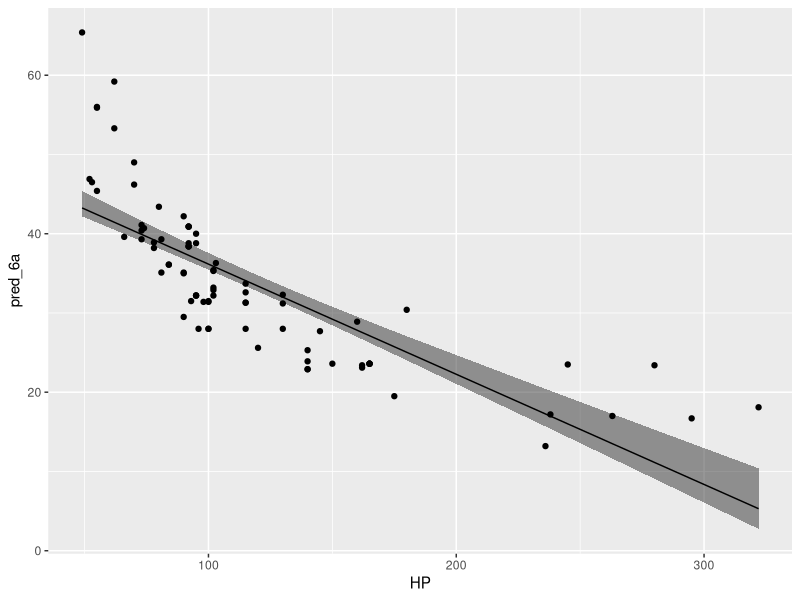
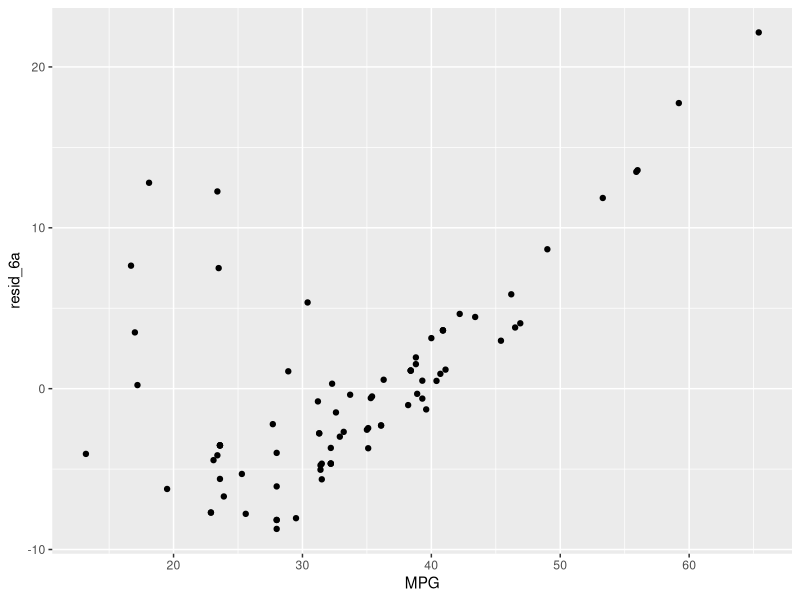
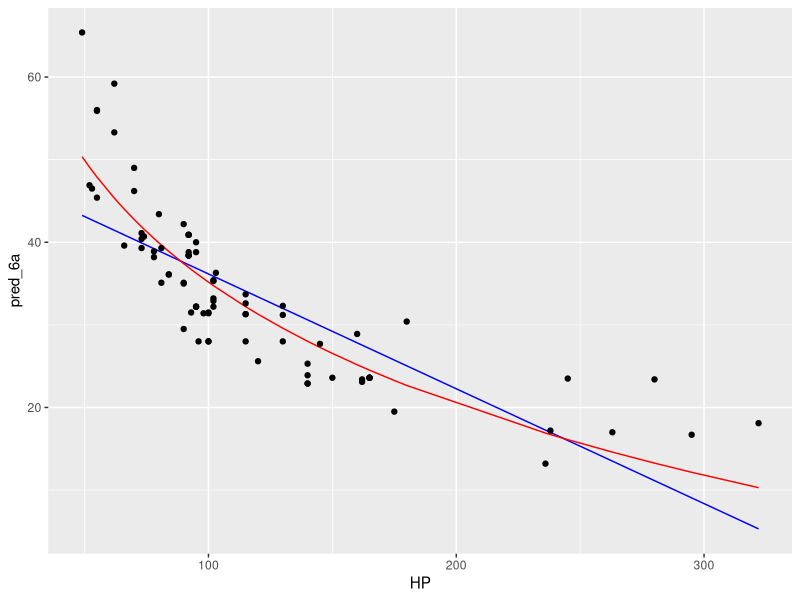
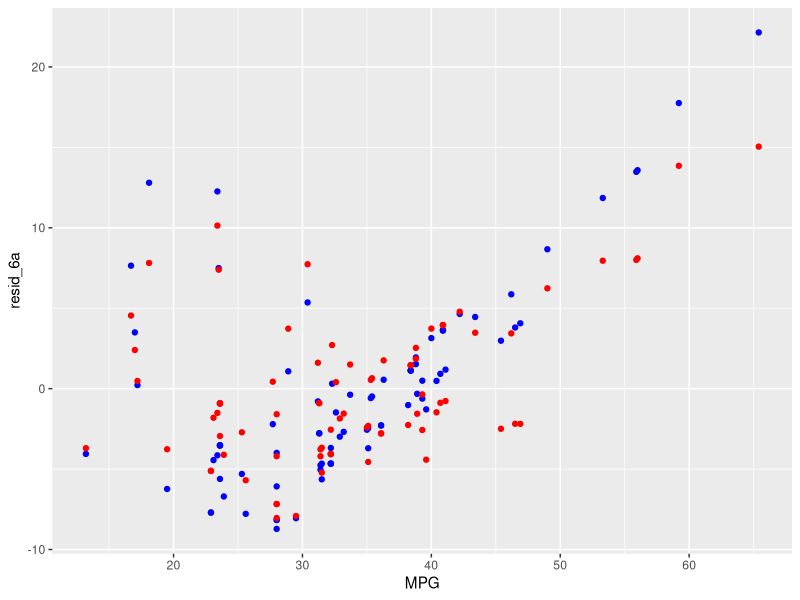
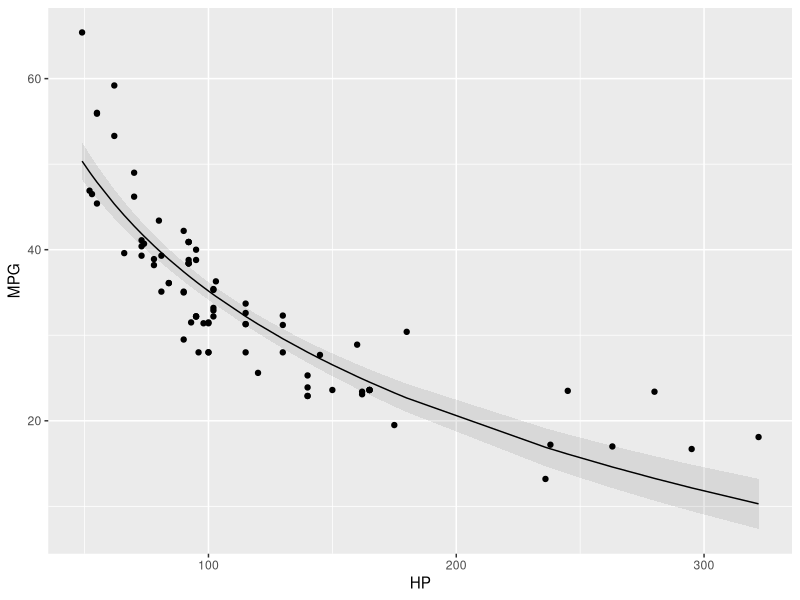
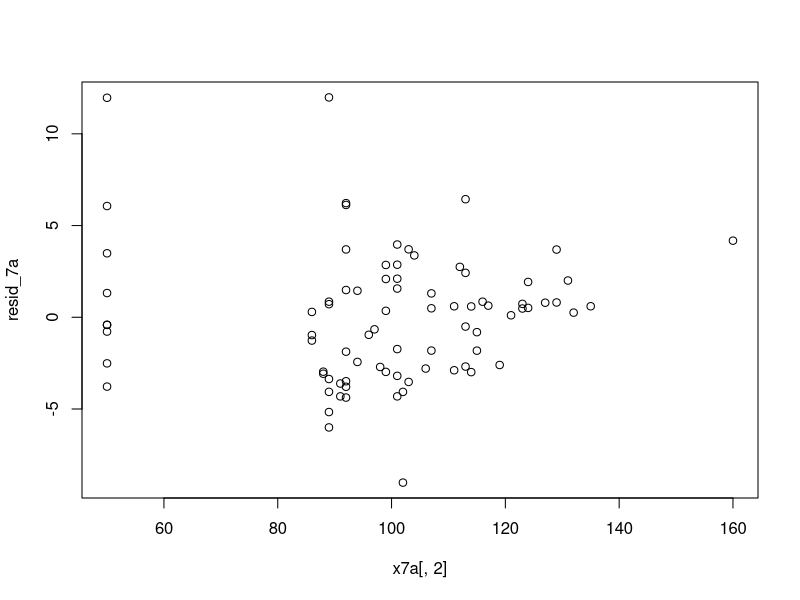
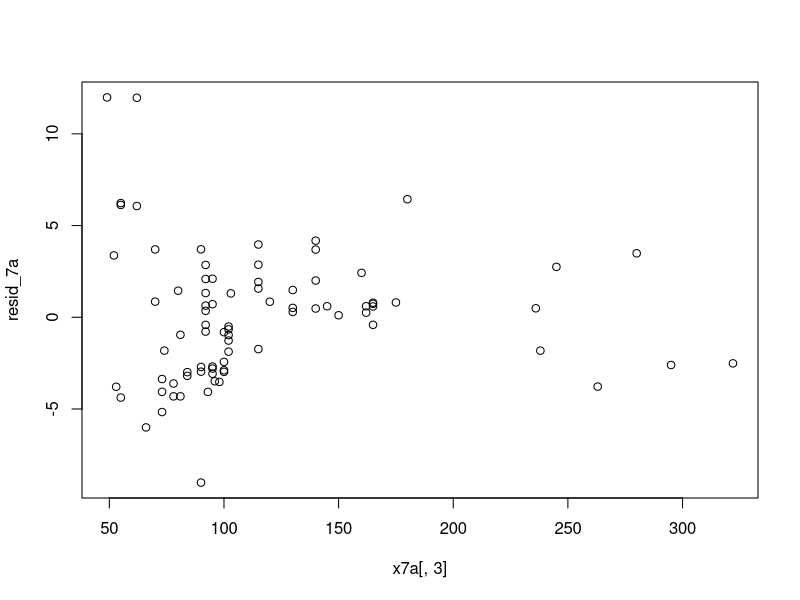
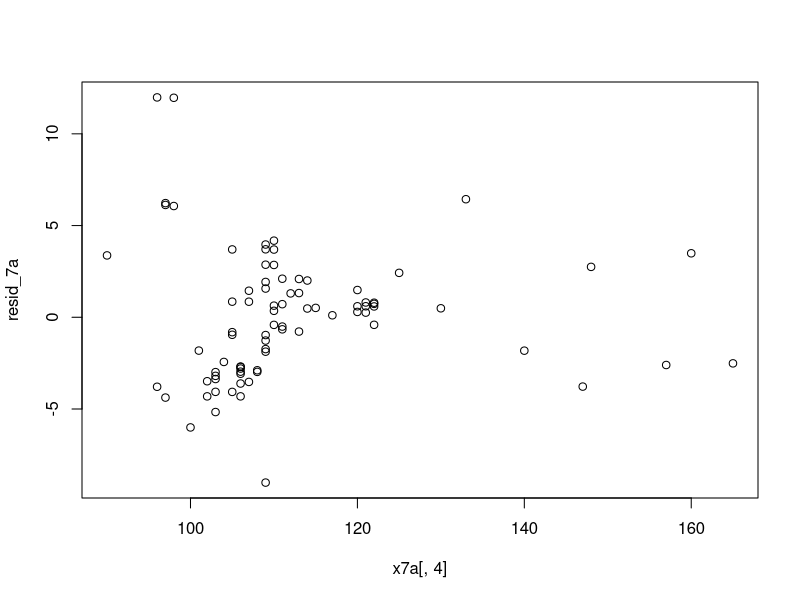

Write R code to recreate these figures, in order.
# From http://lib.stat.cmu.edu/DASL/Datafiles/carmpgdat.html
#    VOL: Cubic feet of cab space
#    HP: Engine horspower
#    MPG: Average miles per gallon
#    SP: Top speed (mph)
#    WT: Vehicle weight (100 lb)
carmpg <- read.csv('carmpg.csv')


linear_regression <- function(x, y) {
    solve(t(x) %*% x, t(x) %*% y)
}

## Exercide 6a)
## Fit linear regressoin MPG from HP.

mod_6a <- lm(MPG ~ HP, carmpg)

# The higher the HP the lower the MPG; makes sense
est_6a <- linear_regression(cbind(1, carmpg$HP), carmpg$MPG)


# carmpg$pred_hp <- predict(mod_6a1, carmpg)
carmpg$pred_6a <- as.vector(cbind(1, carmpg$HP) %*% est_6a)

# carmpg$resid_6a <- residuals(mod_6a)
carmpg$resid_6a <- carmpg$MPG - carmpg$pred_6a

# Estimate of variance
var_6a <- sum(carmpg$resid_6a^2) / (length(carmpg$MPG) - 2)

se_6a0 <- sqrt(var_6a * sum(carmpg$MPG^2)) / (length(carmpg$MPG) * sd(carmpg$MPG))
se_6a1 <- sqrt(var_6a / length(carmpg$MPG)) / sd(carmpg$MPG)

se_6a <- c(se_6a0, se_6a1)

coeff_6a_bound <- cbind(est_6a - se_6a, est_6a + se_6a)

wald_6a = est_6a / se_6a


estvar_6a <- function(x) {
    n <- length(carmpg$HP)
    factor <- var_6a / (n * var(carmpg$HP))
    ans <- vector("double", length(x))
    for (i in seq_along(x)) {
        ans[i] <- factor * (x[i]^2 - 2 * x[i] * mean(carmpg$HP) + sum(carmpg$HP^2)/n)
    }
    ans
}

carmpg$estvar_6a <- estvar_6a(carmpg$HP)

# Estimate of uncertainty in prediction value
predvar_6a <- function(x) {
    ans <- vector("double", length(x))
    for (i in seq_along(x)) {
        ans[i] <- var_6a * (1 + sum((carmpg$HP - x[i])^2) / (n * var(carmpg$HP)))
    }
    ans
}

library(ggplot2)
ggplot(carmpg) +
    # 95% confidence interval for points
    geom_ribbon(aes(x=HP, ymin=pred_6a - sqrt(estvar_6a), ymax = pred_6a + 2 * sqrt(estvar_6a)), alpha = 0.5) +
    geom_line(aes(x=HP, y=pred_6a)) +
    geom_point(aes(HP, MPG))

# Residuals
r2_6a <- sum(carmpg$resid_6a^2)

# The residuals clearly increase with increasing MPG; this makes the bounding analysis unlikely
ggplot(carmpg) + geom_point(aes(x=MPG, y=resid_6a))


# Ex 6b

mod_6b <- lm(MPG ~ log(HP), carmpg)

summary(mod_6b)

carmpg$pred_6b <- predict(mod_6b, carmpg)

carmpg$resid_6b <- residuals(mod_6b)


# Residuals are much smaller
r2_6b <- sum(carmpg$resid_6b^2)


# The fit looks a little better for large HP
ggplot(carmpg) +
    geom_line(aes(x=HP, y=pred_6a), colour="blue") +
    geom_line(aes(x=HP, y=pred_6b), colour="red") +
    geom_point(aes(HP, MPG))


# The residuals are closer, but still not even
ggplot(carmpg) +
    geom_point(aes(x=MPG, y=resid_6a), colour="blue") +
    geom_point(aes(x=MPG, y=resid_6b), colour="red")

# Canonical R with Confidence Interval

carmpg_6b <- cbind(carmpg, predict(mod_6b, interval="confidence", level=0.95))
ggplot(carmpg_6b, aes(x=HP, y=MPG, ymin=lwr, ymax=upr)) +
    geom_ribbon(alpha=0.1) +
    geom_line(aes(y=fit))  +
    geom_point()
# Exercise 7
carmpg_7 <- read.csv("carmpg.csv")

# First principles

linear_fit <- function(x, y) {
    solve(t(x) %*% x, t(x) %*% y)
}

# Doesn't make sense to use MAKEMODEL as it's sparse; coupld split out make
x7a <- as.matrix(cbind(INTERCEPT=1, carmpg_7[,c(-1,-4)]))
y7a <- carmpg_7[,4]

coeffs_7a <- linear_fit(x7a, y7a)
pred_7a <- x7a %*% coeffs_7a
resid_7a <- y7a - pred_7a

var_7a <- sum(resid_7a^2) / (nrow(x7a) - ncol(x7a))

# Sum of squares fit: 1000
r2_7a <- sum(resid_7a^2)

stderr_7a <- sqrt(var_7a * diag(solve(t(x7a) %*% x7a)))
# This is t value in r output
wald_7a <- coeffs_7a / stderr_7a

# This differs slightly from what R returns
# It seems to be using a slightly different test
pvalue_7a <- 2* pnorm(-abs(wald_7a))

# Spread looks ok
plot(x7a[,2], resid_7a)

plot(x7a[,3], resid_7a)

plot(x7a[,4], resid_7a)

# Using R
mod_7a <- lm(MPG ~ VOL + HP + SP + WT, carmpg_7)
summary(mod_7a)

plot(mod_7a)

# 7b)
# First principles
mallow_selector <- function(s) {
    x <- x7a[,s]
    fit <- linear_fit(x, y7a)
    pred <- x %*% fit
    resid <- y7a - pred
    rms <- sum(resid^2)
    if (is.null(nrow(x))) {
        c <- 1
        r <- length(x)
    } else {
        c <- ncol(x)
        r <- nrow(x)
    }
    var <- rms / (r - c)
    rms + 2 * length(s) * var
}

mallow_selector(seq(1,5))

# Backward Search
# Dropping 2 gives smallest result: 1060
mallow_selector(-1)
mallow_selector(-2)
mallow_selector(-3)
mallow_selector(-4)
mallow_selector(-5)

# These all increase
mallow_selector(c(-2, -1))
mallow_selector(c(-2, -3))
mallow_selector(c(-2, -4))
mallow_selector(c(-2, -5))

# So: MPG ~ 1 + HP + SP + WT


# Forward Search

# Smallest for 1: 8300
mallow_selector(1)
mallow_selector(2)
mallow_selector(3)
mallow_selector(4)
mallow_selector(5)

# Smallest for 1,5: 1500
mallow_selector(c(1, 2))
mallow_selector(c(1, 3))
mallow_selector(c(1, 4))
mallow_selector(c(1, 5))

# Smallest for 1, 5, 4: 1490.8
mallow_selector(c(1, 5, 2))
mallow_selector(c(1, 5, 3))
mallow_selector(c(1, 5, 4))


# 1, 5, 4, 3: 1141
mallow_selector(c(1, 5, 4, 3))
mallow_selector(c(1, 5, 4, 2))

# Increases
mallow_selector(c(1, 5, 4, 3, 2))

# So: MPG ~ 1 + WT + SP + HP
# Same result

# R automatic way
step(mod_7a, director="backward")
step(mod_7a, director="forward")


# Ex 7c): Zheng-Loh
order_7c <- order(-abs(wald_7a))

zl <- double(length(order_7c))
for (i in seq_along(order_7c)) {
    x <- x7a[,order_7c[seq(i)]]
    fit <- linear_fit(x, y7a)
    pred <- x %*% fit
    resid <- y7a - pred
    if (is.null(nrow(x))) {
        n <- length(x)
        c <- 1
    } else {
        n <- nrow(x)
        c <- ncol(x)
    }
    rms <- sum(resid^2)
    var <- rms / (n - c)
    zl[i] <- rms + i * var * log(n)
}
# Excludes 2: Same result


# d)

subsets <- function(x) {
    if (!is.null(x) && length(x) > 0) {
        ans <- list(x)

        for (i in seq_along(x)) {
            ans <- c(ans, subsets(x[-i]))
        }
        ans
    }
}

# This is a global maximum for Mallow
mallow_7d <- mapply(mallow_selector, subsets(seq(1, 5)))
subsets(seq(1,5))[which.min(mallow_7d)]


# We could always use basis expansion to get lots more variables!
# (logs interaction terms, etc)

## TODO: BIC
